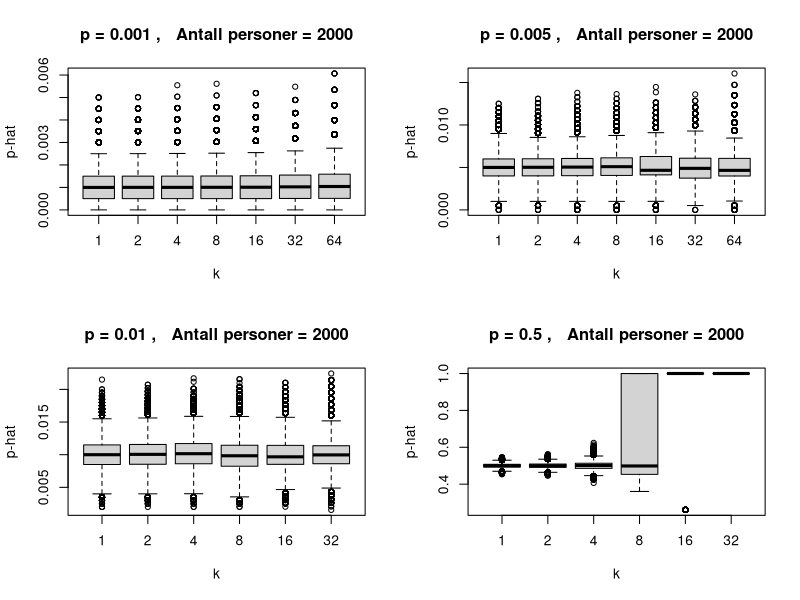
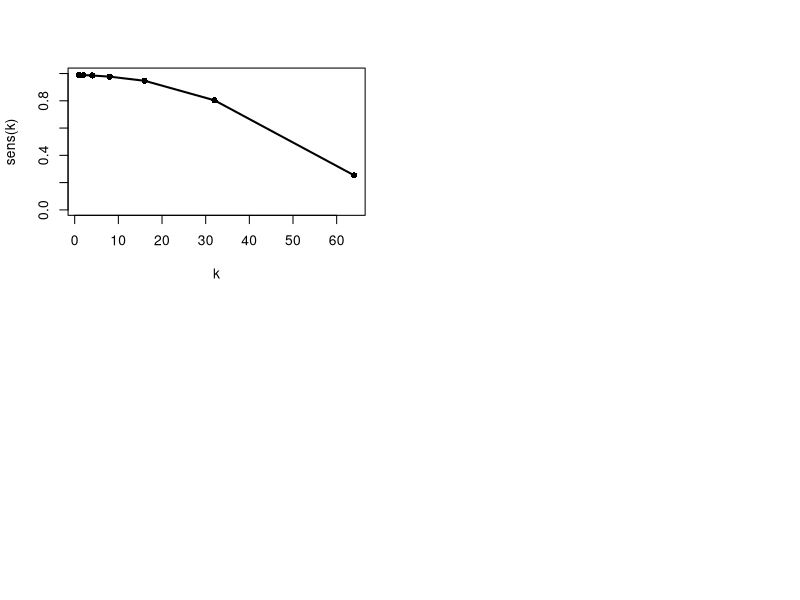
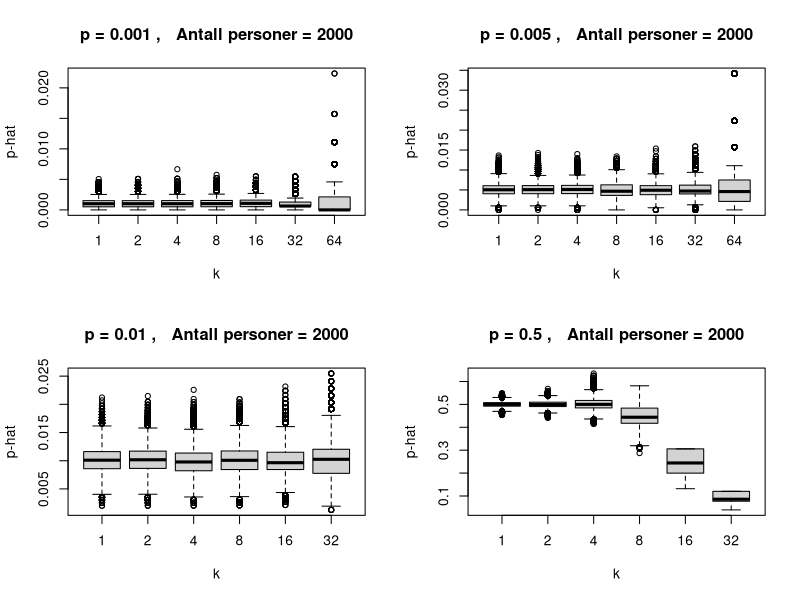

Write R code to recreate these figures, in order.
## ---- chunk 1
knitr::opts_chunk$set(echo = TRUE)
## ---- chunk 2
# Simulate the distribution of p-hat for given p, k, N
simp <- function(p,k,N,nsim=10^5){
  Npos <- rbinom(nsim,N,1-(1-p)^k)
  phat <- 1-(1-Npos/N)^(1/k)
  phat
}

# Simulate the distribution of p-hat for a sequence of k-values
# Keep number of persons (npers) fixed, thus number of pools  (N) changes
# as a function of k. 
simkseq <- function(p,k,npers,nsim=10^5){
  phatmat <- matrix(nrow=nsim,ncol=length(k))
  for(i in 1:length(k))
    phatmat[,i] <- simp(p,k[i],round(npers/k[i]),nsim)
  boxplot(phatmat, use.cols=T, xaxt="n", ylab="p-hat", xlab="k",
          main=paste("p =",p,", ", " Antall personer =",npers))
  axis(side=1, at=1:length(k), labels = k)
  res <- rbind(k,round(npers/k), round(colMeans(phatmat)-p,digits=5))
  row.names(res) <- c("k", "N","bias")
  res
}

par(mfrow=c(2,2))
simkseq(p=0.001,k=c(1,2,4,8,16,32,64),npers=2000)
simkseq(p=0.005,k=c(1,2,4,8,16,32,64),npers=2000)
simkseq(p=0.01,k=c(1,2,4,8,16,32),npers=2000)
simkseq(p=0.5,k=c(1,2,4,8,16,32),npers=2000)
## ---- chunk 3
# Simulate the distribution of p-hat for given p, k, s, N
simps <- function(p,k,s,N,nsim=10^5){
  Npos <- rbinom(nsim,N,s*(1-(1-p)^k))
  phat <- 1-(1-Npos/(s*N))^(1/k)
  phat
}

sens1 <- function(k){
  sens <- 0.98^(1+log(k))
  return(sens)
}

sens2 <- function(k){
  # sens 0.99 at k=1, 0.50 at k=50
  b1 <- (qnorm(0.5) - qnorm(0.99))/(50 - 1)
  b0 <- qnorm(0.99) - b1
  sens <- pnorm(b0 + b1*k)
  return(sens)
}

sens <- sens2

simksseq <- function(p,k,s,npers,nsim=10^5){
  phatmat <- matrix(nrow=nsim,ncol=length(k))
  for(i in 1:length(k))
    phatmat[,i] <- simps(p,k[i],s[i],round(npers/k[i]),nsim)
  boxplot(phatmat, use.cols=T, xaxt="n", ylab="p-hat", xlab="k",
          main=paste("p =",p,", ", " Antall personer =",npers))
  axis(side=1, at=1:length(k), labels = k)
  res <- rbind(k,s,round(colMeans(phatmat)-p,digits=5))
  row.names(res) <- c("k", "antatt sensitivitet", "bias")
  res
}
k=c(1,2,4,8,16,32,64)
plot(k, sens(k), type = "o", pch = 16, lwd = 2, ylim = c(0,1))
par(mfrow=c(2,2))
simksseq(p=0.001,k=k,s=sens(k),npers=2000)
simksseq(p=0.005,k=k,s=sens(k),npers=2000)
k=c(1,2,4,8,16,32)
simksseq(p=0.01,k=k,s=sens(k),npers=2000)
simksseq(p=0.5,k=k,s=sens(k),npers=2000)
